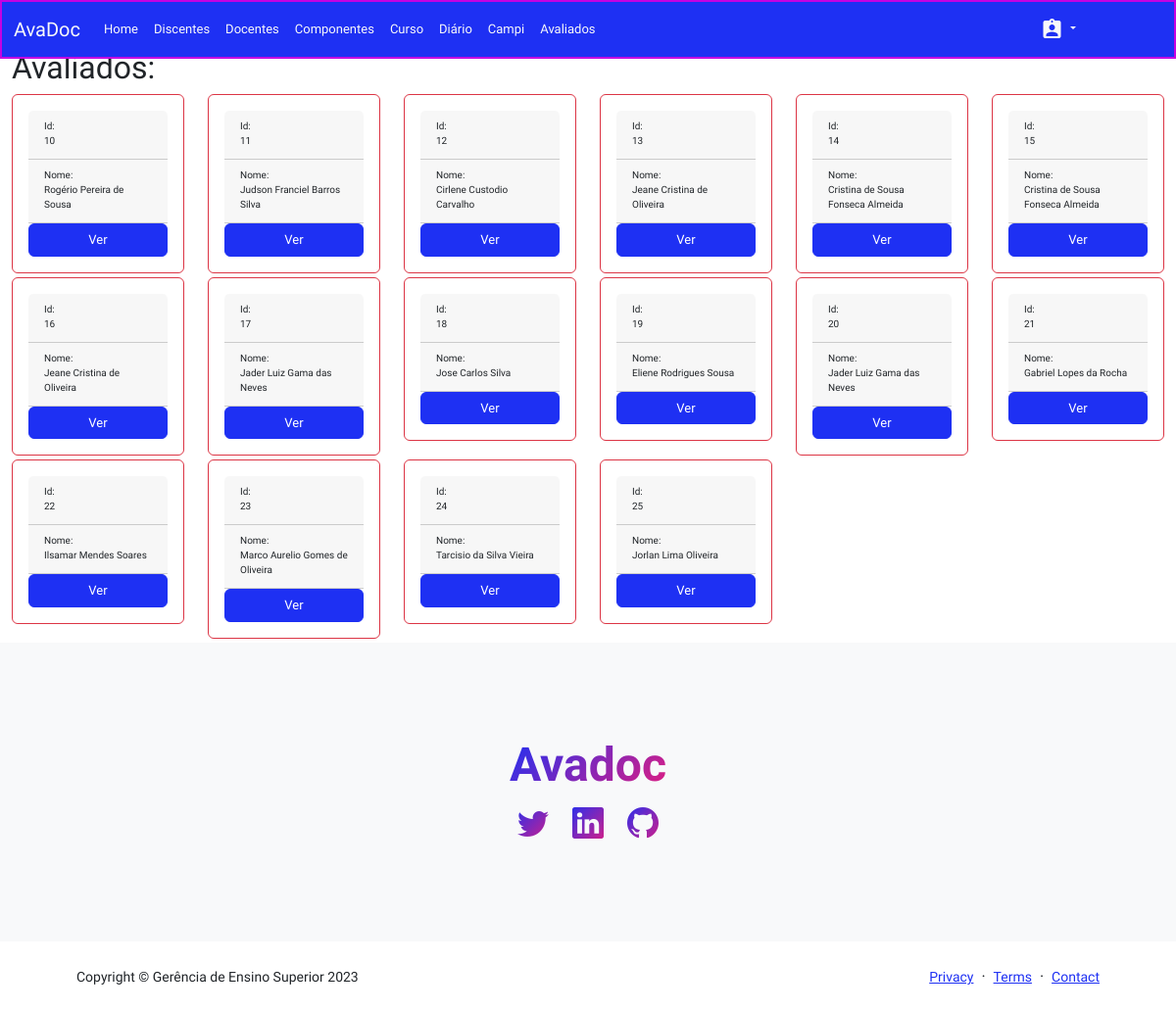
Before: /ver_avalia/ (signed in) with the older database file.
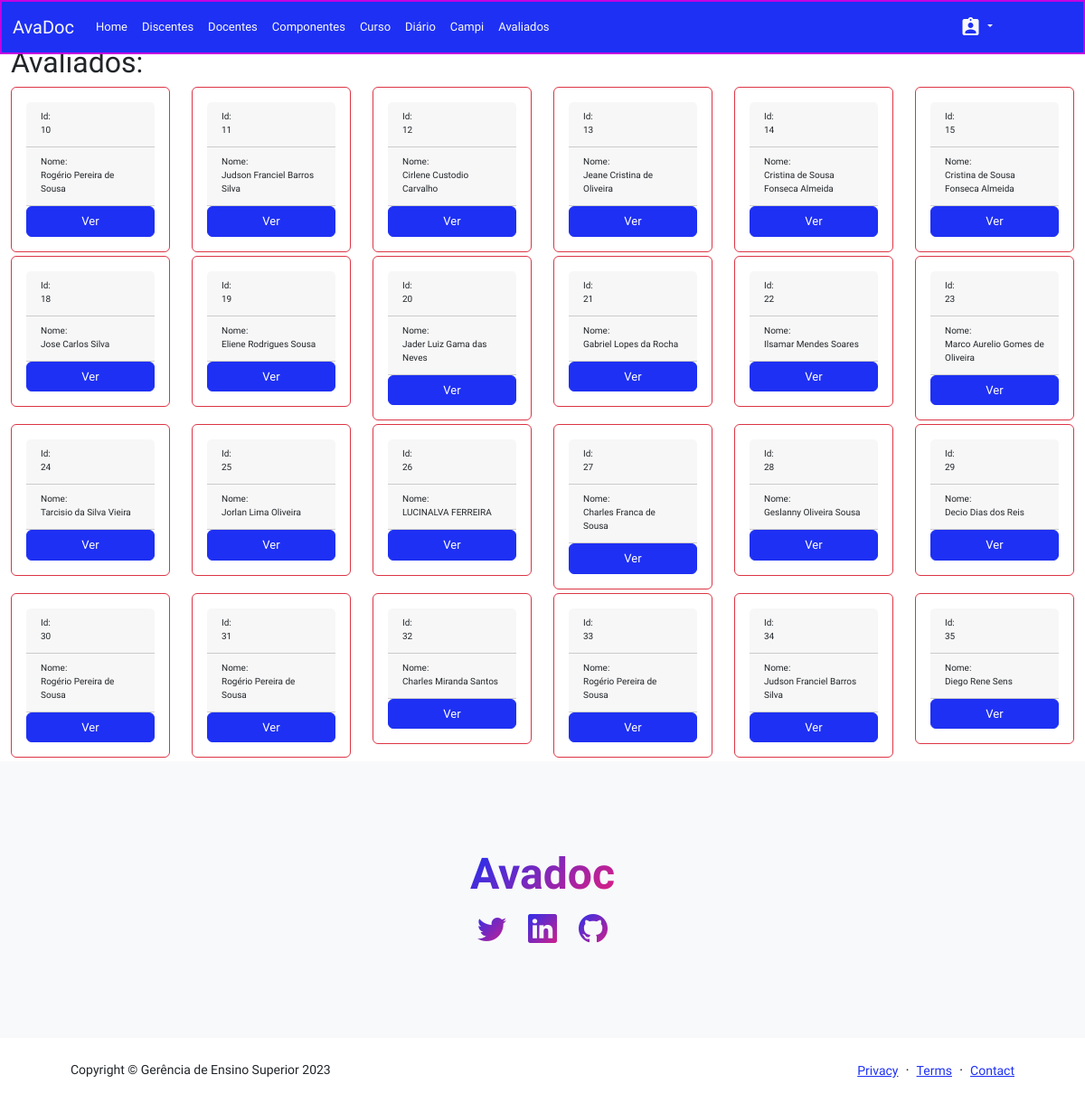
After: the same page with the newer database file.
### avadocApp/models.py (models this page shows)
class Avadoc(models.Model):
    id_avadoc = models.AutoField(primary_key=True)
    assid_avadoc =models.CharField(max_length=200, blank=True, null=False)
    pont_avadoc =models.CharField(max_length=200, blank=True, null=False)
    plan_avadoc =models.CharField(max_length=200, blank=True, null=False)
    realiza_avadoc =models.CharField(max_length=200, blank=True, null=False)
    avaliacao_avadoc =models.CharField(max_length=200, blank=True, null=False)
    postura_avadoc =models.CharField(max_length=200, blank=True, null=False)
    id_doc= models.CharField(max_length=200, blank=True, null=True)
    user_avadoc= models.CharField(max_length=200, blank=True, null=True)
    id_docente = models.ForeignKey(Docente, models.DO_NOTHING, db_column='id_docente', blank=True, null=False)

class Docente(models.Model):
    id_docente = models.AutoField(primary_key=True)
    cod_docente = models.CharField(max_length=200, blank=True, null=True)
    nome_docente = models.CharField(max_length=200, blank=True, null=True)
    def __str__(self):
        return self.nome_docente

### avadocApp/views.py (the view)
# urls.py: path('ver_avalia/', ver_avalia, name='ver_avalia'),
def ver_avalia(request):
    if request.user.is_authenticated:
        if request.user.is_superuser:
            avas = Avadoc.objects.all()
        else:
            avas = Avadoc.objects.filter(id_doc=request.user.username)
        if not avas.exists():
            return redirect('pag_sem_ava')  # Redirect to the appropriate page when no Avadoc objects are found
        else:
            return render(request, 'avadoc/ver_avalia.html', {'avas': avas})
    else:
        return render(request, "avadoc/pag_erro.html")

### avadocApp/templates/avadoc/ver_avalia.html
{% extends "avadoc/base.html" %}
{% block corpo %}
    <h2>Avaliados:</h2>
    <div class="row ">
        {% for ava in avas %}
            <div class="col-md-2">
                <div class="card border-danger  mb-1">
                    <div class="card-body ">
                        <form method="get">
                             <div class="card-header">
                                <label style="font-size: x-small" for="id_ava">Id:
                                    <div id="id_ava">{{ ava.id_avadoc }}</div>
                                </label>
                            </div>
                            <div class="card-header">
                                <label style="font-size: x-small" for="docente">Nome:
                                    <div id="docente">{{ ava.id_docente }}</div>
                                </label>
                            </div>
                            <div class="input-group">
                                <a href="{% url 'avindividual' ava.id_docente_id %}" name="search"
                                   class="btn btn-primary input-group "
                                   style="font-size:small; ">Ver</a>
                            </div>
                        </form>
                    </div>
                </div>
            </div>
        {% endfor %}
    </div>
{% endblock corpo %}

### avadocApp/templates/avadoc/base.html (shortened to what this page needs)
<!doctype html>
<html lang="pt" xmlns="http://www.w3.org/1999/html" xmlns="http://www.w3.org/1999/html">
<head>
    <link href="https://cdn.jsdelivr.net/npm/bootstrap@5.3.2/dist/css/bootstrap.min.css" rel="stylesheet"
>
    <link rel="stylesheet" href="static/css/estilo.css">
    <link rel="stylesheet" href="static/css/styles.css">
    <link href="https://cdn.jsdelivr.net/npm/bootstrap-icons@1.8.1/font/bootstrap-icons.css" rel="stylesheet"/>
    <link href="/static/css/styles.css" rel="stylesheet"/>
</head>
<body>
<nav class="navbar navbar-expand-lg bg-primary fixed-top text-light"
     style="border: solid 2px rgb(197,1,226);font-size: small">
    <div class="container-fluid">
        <a class="navbar-brand text-light" href="{% url 'home' %}">AvaDoc</a>
        {% if request.user.is_authenticated %}
            <div class="collapse navbar-collapse" id="navbarSupportedContent">
            <ul class="navbar-nav me-auto mb-2 mb-lg-0 ">
                <li class="nav-item">
                    <a class="nav-link active text-light" aria-current="page" href="{% url 'home' %}">Home</a>
                </li>
                {% if request.user.first_name == "Discente" or request.user.is_superuser == True %}
                    <li class="nav-item">
                        <a class="nav-link text-light" href="{% url 'ver_discente' %}">Discentes</a>
                    </li>
                    {% if request.user.is_superuser %}
                        <li class="nav-item">
                            <a class="nav-link text-light" href="{% url 'ver_docente' %}">Docentes</a>
                        </li>
                        <li class="nav-item">
                            <a class="nav-link text-light" href="{% url 'ver_componente' %}">Componentes</a>
                        </li>
                        <li class="nav-item">
                            <a class="nav-link text-light" href="{% url 'ver_curso' %}">Curso</a>
                        </li>
                        <li class="nav-item">
                            <a class="nav-link text-light" href="{% url "ver_diario" %}">Diário</a>
                        </li>
                        <li class="nav-item">
                            <a class="nav-link text-light" href="{% url 'ver_campi' %}">Campi</a>
                        </li>
                        <li class="nav-item">
                            <a class="nav-link text-light" href="{% url 'ver_avalia' %}">Avaliados</a>
                        </li>
                        </ul>
                    {% endif %}
                {% endif %}
        {% endif %}
        <ul class="navbar-nav ml-auto mr-auto">
            <li class="dropdown table-light " style="margin-right: 80px">
                {% if request.user.is_authenticated %}
                    <a href="#" class="nav-link dropdown-toggle text-light" data-toggle="dropdown"><i
                            class="material-icons align-middle text-light">assignment_ind</i>{{ request.user.last_name }}
                    </a>
                    </li>
                {% endif %}
        </ul>
        </div>
    </div>
</nav>
<div>
    <div style="padding: 25px;">
    </div>
    <div class="container-fluid">
        {% block corpo %}{% endblock corpo %}
    </div>
</div>
<section class="bg-light py-5">
    <div class="container px-5">
        <div class="row gx-5 justify-content-center">
            <div class="col-xxl-8">
                <div class="text-center my-5">
                    <h2 class="display-5 fw-bolder"><span class="text-gradient d-inline">Avadoc</span></h2>
                    <div class="d-flex justify-content-center fs-2 gap-4">
                        <a class="text-gradient" href="#!"><i class="bi bi-twitter"></i></a>
                        <a class="text-gradient" href="#!"><i class="bi bi-linkedin"></i></a>
                        <a class="text-gradient" href="#!"><i class="bi bi-github"></i></a>
                    </div>
                </div>
            </div>
        </div>
    </div>
</section>
<footer class="bg-white py-4 mt-auto">
    <div class="container px-5">
        <div class="row align-items-center justify-content-between flex-column flex-sm-row">
            <div class="col-auto">
                <div class="small m-0">Copyright &copy; Gerência de Ensino Superior 2023</div>
            </div>
            <div class="col-auto">
                <a class="small" href="#!">Privacy</a>
                <span class="mx-1">&middot;</span>
                <a class="small" href="#!">Terms</a>
                <span class="mx-1">&middot;</span>
                <a class="small" href="#!">Contact</a>
            </div>
        </div>
    </div>
</footer>
</body>
</html>

### avadocApp/static/css/estilo.css (style rules this page uses)
label { font-width: bold;; }

Changed rows visible on the page:
removed Avadoc: id_avadoc "16", id_docente "Jeane Cristina de Oliveira"
removed Avadoc: id_avadoc "17", id_docente "Jader Luiz Gama das Neves"
added Avadoc: id_avadoc "26", id_docente "LUCINALVA FERREIRA"
added Avadoc: id_avadoc "27", id_docente "Charles Franca de Sousa"
added Avadoc: id_avadoc "28", id_docente "Geslanny Oliveira Sousa"
added Avadoc: id_avadoc "29", id_docente "Decio Dias dos Reis"
added Avadoc: id_avadoc "30", id_docente "Rogério Pereira de Sousa"
added Avadoc: id_avadoc "31", id_docente "Rogério Pereira de Sousa"
added Avadoc: id_avadoc "32", id_docente "Charles Miranda Santos"
added Avadoc: id_avadoc "33", id_docente "Rogério Pereira de Sousa"
added Avadoc: id_avadoc "34", id_docente "Judson Franciel Barros Silva"
added Avadoc: id_avadoc "35", id_docente "Diego Rene Sens"
